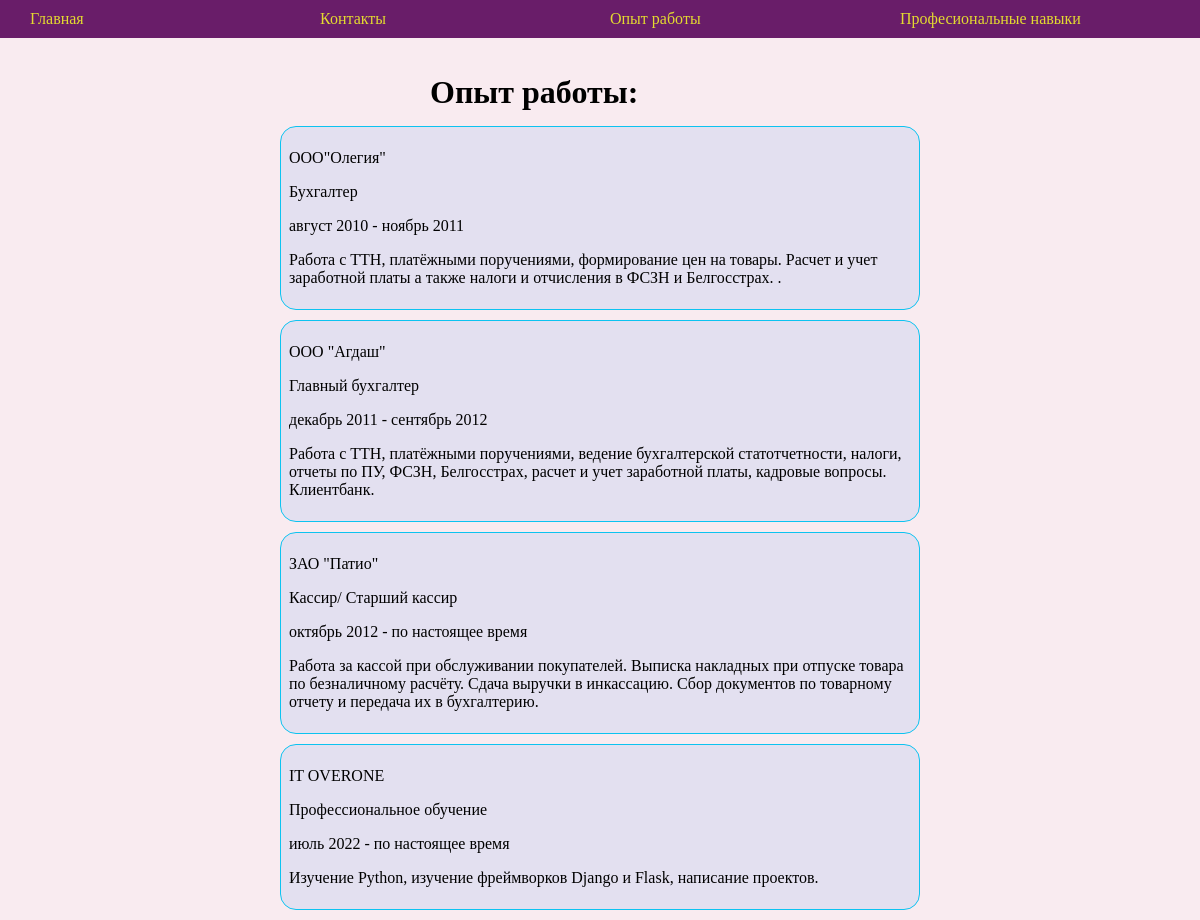
The app's page /works with its own data.
### app.py (models this page shows, shortened)
class Work(db.Model):
    id = db.Column(db.Integer, primary_key=True)
    title = db.Column(db.String(50), nullable=False)
    position = db.Column(db.String(100), nullable=False)
    date = db.Column(db.Text, nullable=False)
    duty = db.Column(db.Text, nullable=False)

### app.py (the view)
@app.route('/works')
def works():
    work_experience = Work.query.order_by(Work.id).all()
    return render_template("works.html", work_experience=work_experience)

### templates/works.html (shortened to what this page needs)
{% extends 'base.html' %}
{% block body %}
<h1> Опыт работы:</h1>
{% for el in work_experience %}
<div class="table">
    <p>{{el.title}}</p>
    <p>{{el.position}}</p>
    <p>{{el.date}}</p>
    <p>{{el.duty}}</p>
</div>
{% endfor %}
{% endblock %}

### templates/base.html (shortened to what this page needs)
<!DOCTYPE html>
<html lang="ru">
<head>
    <link type="text/css" href="{{url_for('static',filename='css/style.css')}}" rel="stylesheet"/>
</head>
<body>
<div class="container">
    <nav class="navbar">
        <ul>
            <li><a href="/">Главная</a></li>
            <li><a href="/contact">Контакты</a></li>
            <li><a href="/works"> Опыт работы </a></li>
            <li><a href="/skills">Професиональные навыки</a></li>
        </ul>
    </nav>
<br><br>
    {% block body %}{% endblock %}
</div>
</body>
</html>

### static/css/style.css (style rules this page uses)
body { background: rgba(204, 60, 111, 0.1); }
.container { max-width: 640px; margin: auto; color: #543210 nmmn; }
.navbar { display: block; background: rgb(105, 29, 105); margin-bottom: 10px; position: fixed; top: 0; left: 0; right: 0; z-index: 2; }
.navbar ul { list-style: none; margin: 0; padding: 0; display: flex; padding: 0 20px; }
.navbar ul li { margin-right: 10px; padding: 10px; width: 25%; }
.navbar ul li a { color: rgb(227, 218, 48); }
a { color: #2468ac; text-decoration: none; padding-bottom: 10px; }
h1 { padding-top: 15px; padding-left: 60px; width: 400px; display: block; margin: 15px auto; }
.table { border: 1px solid #0dc3f0; border-radius: 16px; padding: 6px 8px; margin-bottom: 10px; background: rgba( 32, 132, 232, 0.1); }

### records on screen
Work: title "ООО\"Олегия\"", position "Бухгалтер", date "август 2010 - ноябрь 2011", duty "Работа с ТТН, платёжными поручениями, формирование цен на товары. Расчет и учет заработной платы а также налоги и отчисления в ФСЗН и Белгосстрах. ."
Work: title "ООО \"Агдаш\"", position "Главный бухгалтер", date "декабрь 2011 - сентябрь 2012", duty "Работа с ТТН, платёжными поручениями, ведение бухгалтерской статотчетности, налоги, отчеты по ПУ, ФСЗН, Белгосстрах, расчет и учет заработной платы, кадровые вопросы. Клиентбанк."
Work: title "ЗАО \"Патио\"", position "Кассир/ Старший кассир", date "октябрь 2012 - по настоящее время", duty "Работа за кассой при обслуживании покупателей. Выписка накладных при отпуске товара по безналичному расчёту. Сдача выручки в инкассацию. Сбор документов по товарному отчету и передача их в бухгалтерию."
Work: title "IT OVERONE", position "Профессиональное обучение", date "июль 2022 - по настоящее время", duty "Изучение Python, изучение фреймворков Django и Flask, написание проектов."
